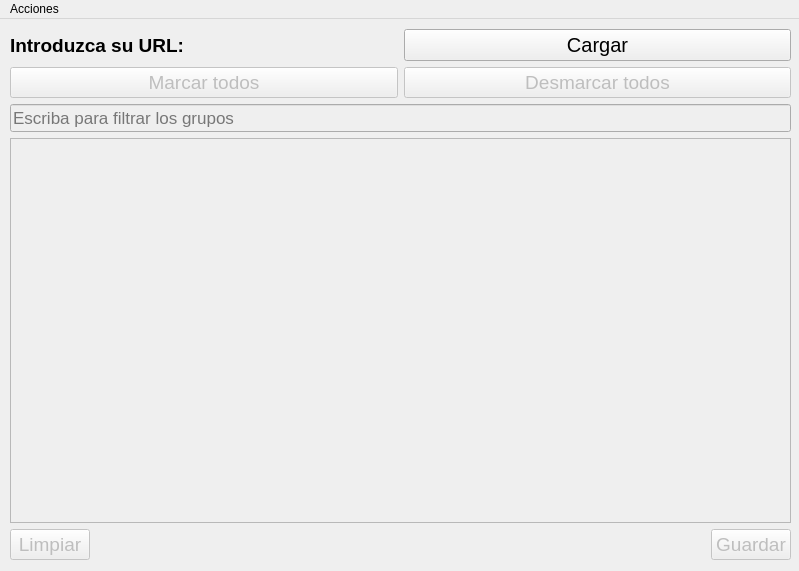
<?xml version="1.0" encoding="UTF-8"?>
<ui version="4.0">
 <class>MainWindow</class>
 <widget class="QMainWindow" name="MainWindow">
  <property name="enabled">
   <bool>true</bool>
  </property>
  <property name="geometry">
   <rect>
    <x>0</x>
    <y>0</y>
    <width>799</width>
    <height>571</height>
   </rect>
  </property>
  <property name="sizePolicy">
   <sizepolicy hsizetype="Preferred" vsizetype="Preferred">
    <horstretch>0</horstretch>
    <verstretch>0</verstretch>
   </sizepolicy>
  </property>
  <property name="windowTitle">
   <string>DownloadM3U</string>
  </property>
  <property name="tabShape">
   <enum>QTabWidget::Rounded</enum>
  </property>
  <widget class="QWidget" name="centralwidget">
   <widget class="QWidget" name="gridLayoutWidget">
    <property name="geometry">
     <rect>
      <x>10</x>
      <y>10</y>
      <width>781</width>
      <height>531</height>
     </rect>
    </property>
    <layout class="QGridLayout" name="gridLayout">
     <item row="7" column="0">
      <layout class="QHBoxLayout" name="horizontalLayout_4">
       <item>
        <widget class="QPushButton" name="cleanScreenButton">
         <property name="enabled">
          <bool>false</bool>
         </property>
         <property name="font">
          <font>
           <pointsize>14</pointsize>
          </font>
         </property>
         <property name="text">
          <string>Limpiar</string>
         </property>
        </widget>
       </item>
       <item>
        <spacer name="horizontalSpacer">
         <property name="orientation">
          <enum>Qt::Horizontal</enum>
         </property>
         <property name="sizeHint" stdset="0">
          <size>
           <width>40</width>
           <height>20</height>
          </size>
         </property>
        </spacer>
       </item>
       <item>
        <widget class="QPushButton" name="saveFileButton">
         <property name="enabled">
          <bool>false</bool>
         </property>
         <property name="font">
          <font>
           <pointsize>14</pointsize>
          </font>
         </property>
         <property name="text">
          <string>Guardar</string>
         </property>
        </widget>
       </item>
      </layout>
     </item>
     <item row="4" column="0">
      <layout class="QHBoxLayout" name="horizontalLayout_3">
       <item>
        <widget class="QPushButton" name="checkAllButton">
         <property name="enabled">
          <bool>false</bool>
         </property>
         <property name="font">
          <font>
           <pointsize>14</pointsize>
          </font>
         </property>
         <property name="text">
          <string>Marcar todos</string>
         </property>
        </widget>
       </item>
       <item>
        <widget class="QPushButton" name="uncheckAllButton">
         <property name="enabled">
          <bool>false</bool>
         </property>
         <property name="font">
          <font>
           <pointsize>14</pointsize>
          </font>
         </property>
         <property name="text">
          <string>Desmarcar todos</string>
         </property>
        </widget>
       </item>
      </layout>
     </item>
     <item row="0" column="0">
      <layout class="QHBoxLayout" name="horizontalLayout">
       <item>
        <widget class="QLabel" name="label">
         <property name="font">
          <font>
           <pointsize>14</pointsize>
           <weight>75</weight>
           <bold>true</bold>
          </font>
         </property>
         <property name="text">
          <string>Introduzca su URL:</string>
         </property>
        </widget>
       </item>
       <item>
        <widget class="QPushButton" name="loadFileButton">
         <property name="font">
          <font>
           <pointsize>15</pointsize>
          </font>
         </property>
         <property name="text">
          <string>Cargar</string>
         </property>
        </widget>
       </item>
      </layout>
     </item>
     <item row="6" column="0">
      <widget class="QListWidget" name="countriesListWidget">
       <property name="enabled">
        <bool>false</bool>
       </property>
       <property name="font">
        <font>
         <pointsize>15</pointsize>
        </font>
       </property>
      </widget>
     </item>
     <item row="5" column="0">
      <widget class="QLineEdit" name="countryFilterLineEdit">
       <property name="enabled">
        <bool>false</bool>
       </property>
       <property name="font">
        <font>
         <pointsize>13</pointsize>
        </font>
       </property>
       <property name="frame">
        <bool>true</bool>
       </property>
       <property name="placeholderText">
        <string>Escriba para filtrar los grupos</string>
       </property>
       <property name="clearButtonEnabled">
        <bool>true</bool>
       </property>
      </widget>
     </item>
    </layout>
   </widget>
  </widget>
  <widget class="QMenuBar" name="menubar">
   <property name="geometry">
    <rect>
     <x>0</x>
     <y>0</y>
     <width>799</width>
     <height>21</height>
    </rect>
   </property>
   <widget class="QMenu" name="actionsMenu">
    <property name="font">
     <font>
      <pointsize>12</pointsize>
     </font>
    </property>
    <property name="title">
     <string>Acciones</string>
    </property>
    <addaction name="cleanUrlsAction"/>
   </widget>
   <addaction name="actionsMenu"/>
  </widget>
  <action name="cleanUrlsAction">
   <property name="text">
    <string>Limpiar URLs</string>
   </property>
   <property name="font">
    <font>
     <pointsize>12</pointsize>
    </font>
   </property>
  </action>
 </widget>
 <resources/>
 <connections/>
</ui>
